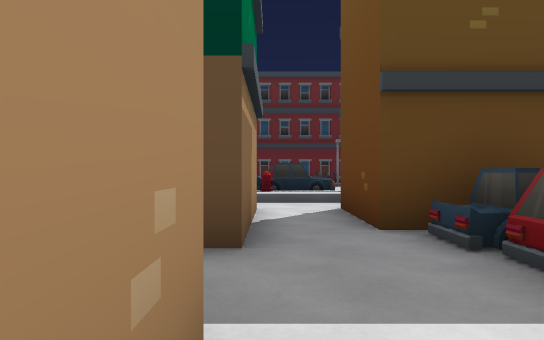
View 1 (above)

24 first-person views from a walk through a Godot game level. The camera is 1.3 m above the floor, looks level and sees 70° across. Doors that lead somewhere are drawn open, without their leaves. The floor is counted in squares, 2 m on a side. Each view is taken from the middle of a square. On the plan, view 1 faces up. The plan holds only what a view shows up to about 11 squares ahead; the rest is blank. The place goes on beyond the plan. Some surface patterns are stand-ins.

View 2
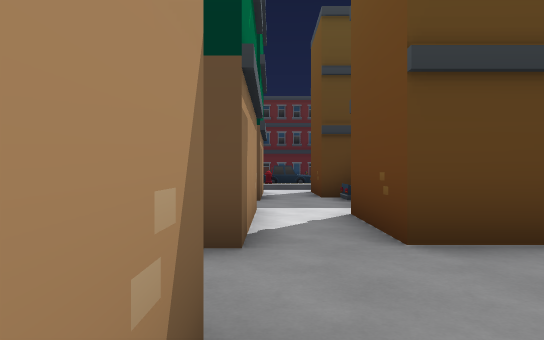

View 3
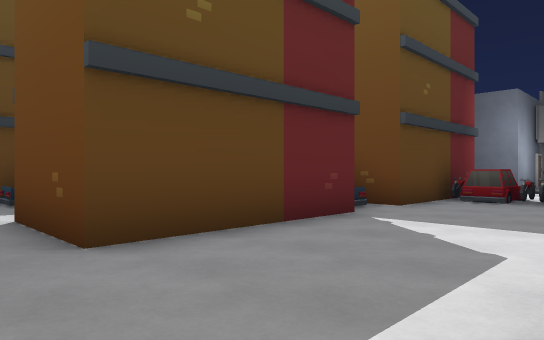

View 4
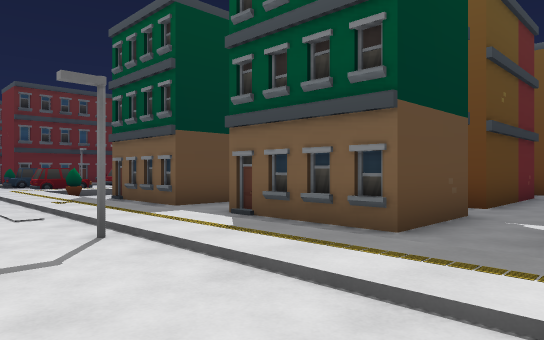

View 5
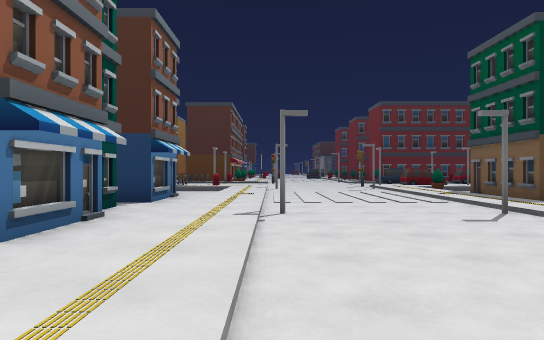

View 6
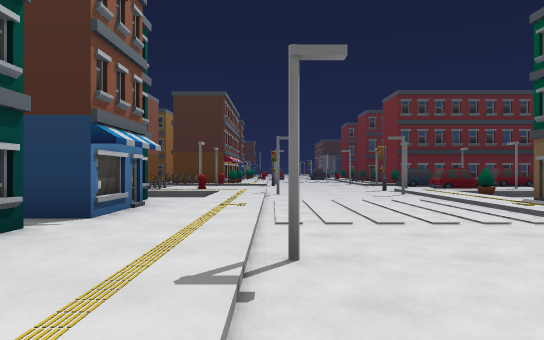

View 7
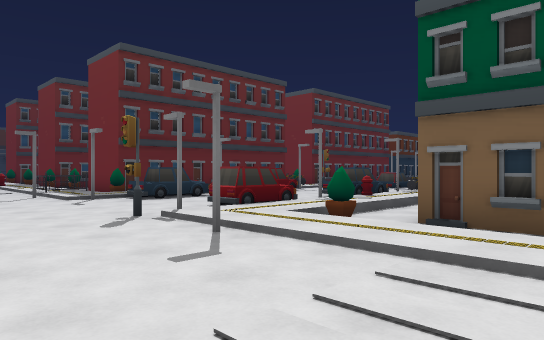

View 8
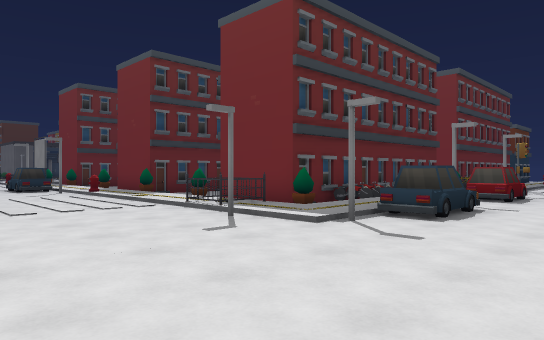

View 9
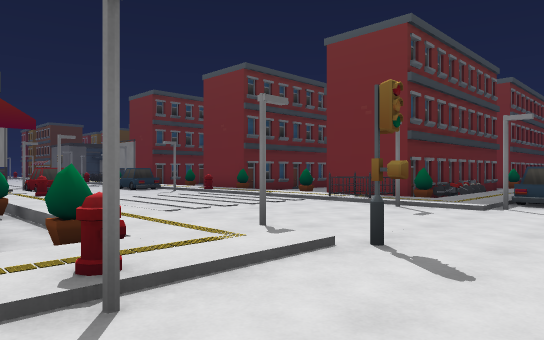

View 10
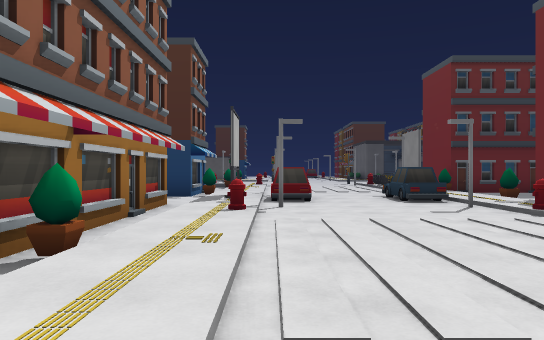

View 11
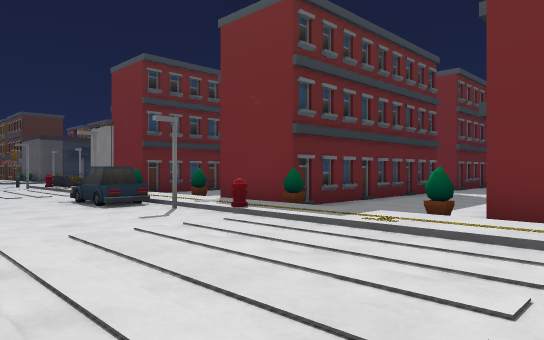

View 12
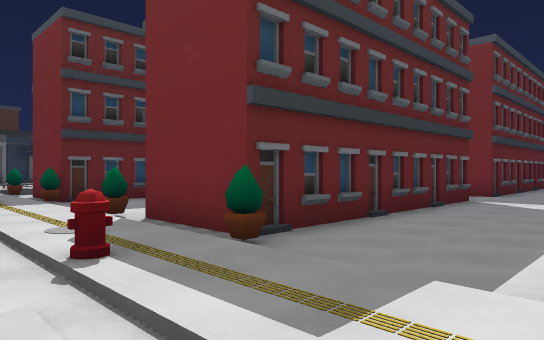

View 13
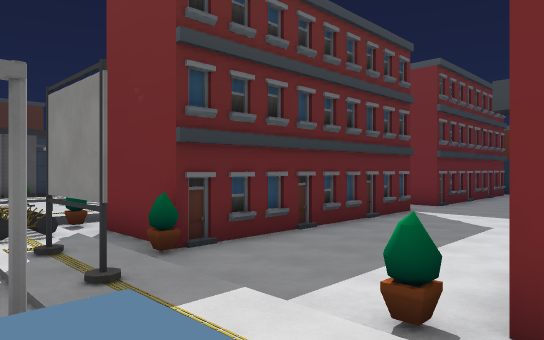

View 14
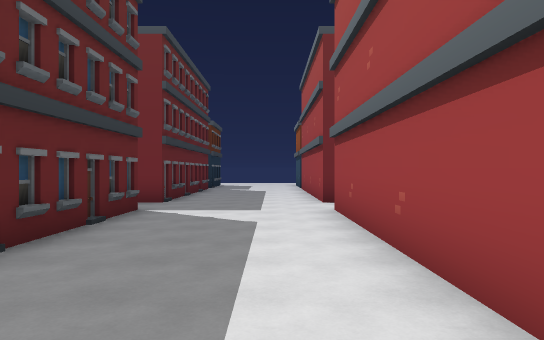

View 15
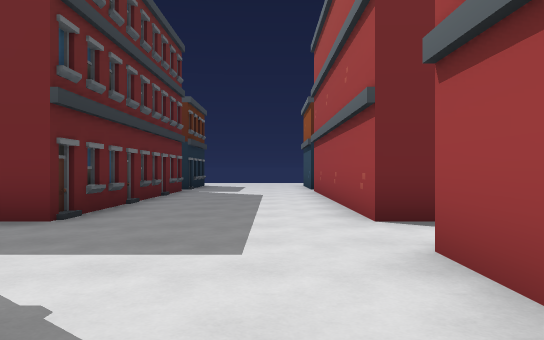

View 16
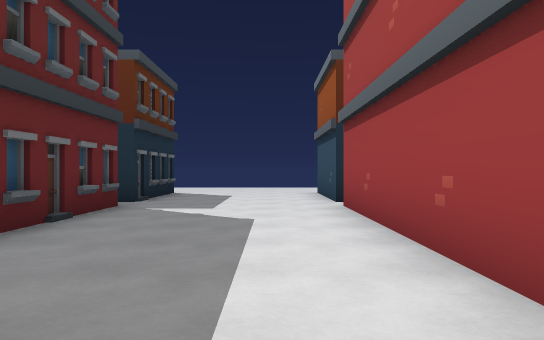

View 17
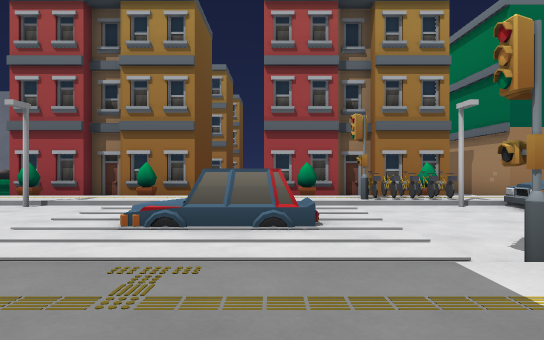

View 18
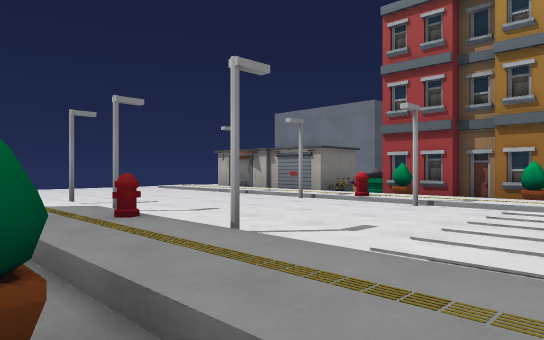

View 19
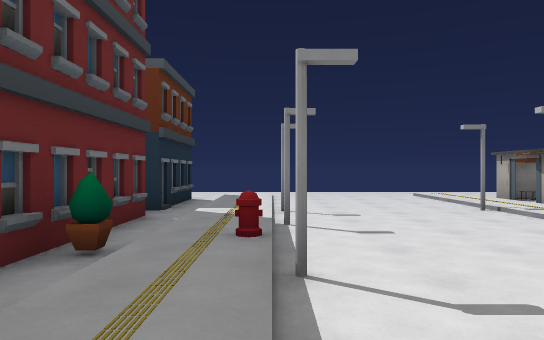

View 20
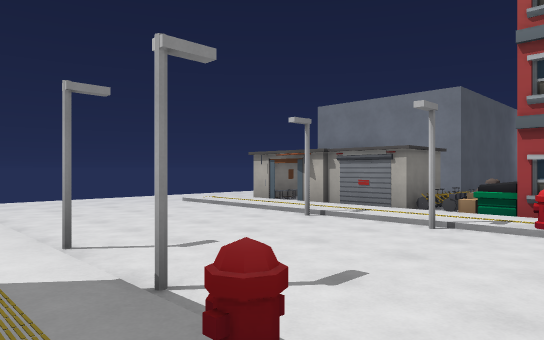

View 21
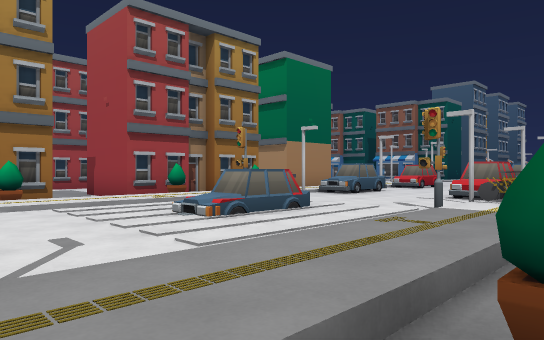

View 22
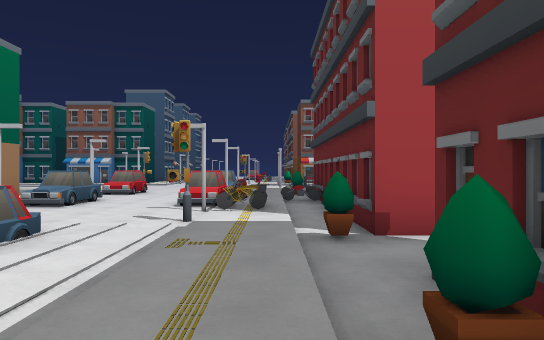

View 23
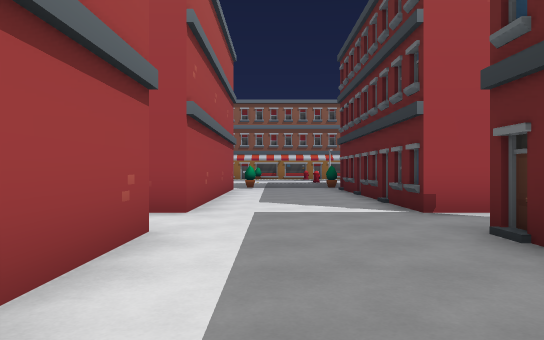

View 24
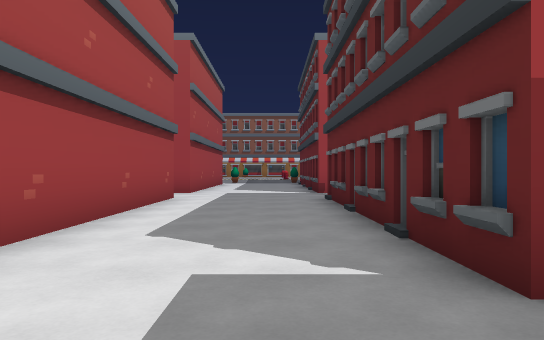

### Floor plan
Key: @ floor where view 1 was taken; # wall or solid block; . main floor; : floor 0.25 m higher than the main floor; / step, stairs or slope; D closed door; = window, fence, low wall or low ledge; C car; M motorcycle; B bush; F fence; I bike; L billboard; U dumpster; O other object.
Columns run from 12 left of view 1 to 17 right of it. Each row starts with its distance up from view 1.
 30        I/#
 29       :I/##
 28      :://B#######.############
 27      ::L/.....................
 26 #O:/::://.....................
 25 ..:O::O//.....................
 24  .LC::C//B....................
 23 #.LC::///########.############
 22 =/:O::O//#=#==#=#.#=#==#=#
 21 =/O/:::O/B.................
 20 =.:/::://...................
 19 #.:/::://..................
 18  B:/::://B................
 17  /:/::://########.########
 16   :/:::FF#=#==#=#.#  = #=##==#
 15  B:/:::F/BMM/./.B./B./B/../...
 14 //:O::O////O//II//////////////
 13 :O//:::O/C/OCCO#/////OOO/O////
 12  :::::::/C/::::::::::::::::::/
 11 : :::::::::::::::C/::::::::::/
 10    : ::::C::CC:::::::::::::::/
  9      ::O/C/OCCOI/////OOO/O////
  8 //:/:::///////////////////////
  7 ..:O::O//B....B.B  B  B
  6 #.:/::://.##..#########OI##D.D
  5 #.:/::://.##..## ###   UO#
  4 #.:/::://.##..C###.      #
  3 #.:/::://.....CC         #
  2 ..:/::://.....CC         #
  1 #.:/::://.##..
  0 #.:O::O//.##@.#
 -1 #.:/::://.##..####C##
 -2 #.:/::://............M##
 -3  .:/::://............M..
 -4   :/:: //  #.........
 -5   :/:      #.
 -6    /

Positions as (right, up) in squares from view 1, and headings:
1: (0, 0), facing up
2: (0, -5), facing up
3: (0, -5), facing up-right
4: (-7, -4), facing up-right
5: (-9, -6), facing up
6: (-9, -3), facing up
7: (-8, 4), facing up-right
8: (-9, 10), facing up-right
9: (-12, 11), facing up-right
10: (-9, 15), facing up
11: (-9, 16), facing up-right
12: (-6, 18), facing up-right
13: (-6, 23), facing up-right
14: (-4, 25), facing right
15: (1, 25), facing right
16: (6, 25), facing right
17: (5, 15), facing down
18: (6, 15), facing down-right
19: (6, 13), facing right
20: (9, 14), facing down-right
21: (9, 15), facing down-left
22: (9, 14), facing left
23: (10, 19), facing left
24: (15, 20), facing left
